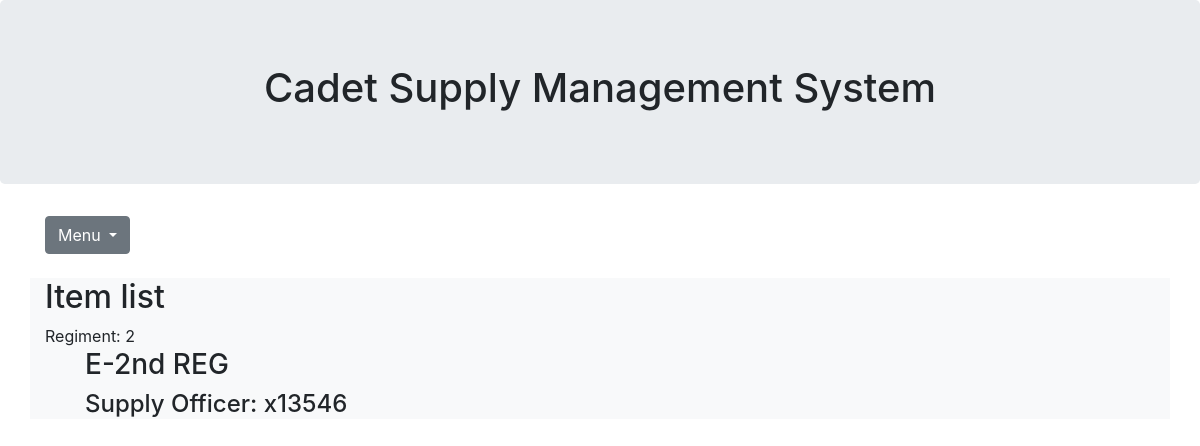
Page /supply/reg/1/ on the earlier database version.
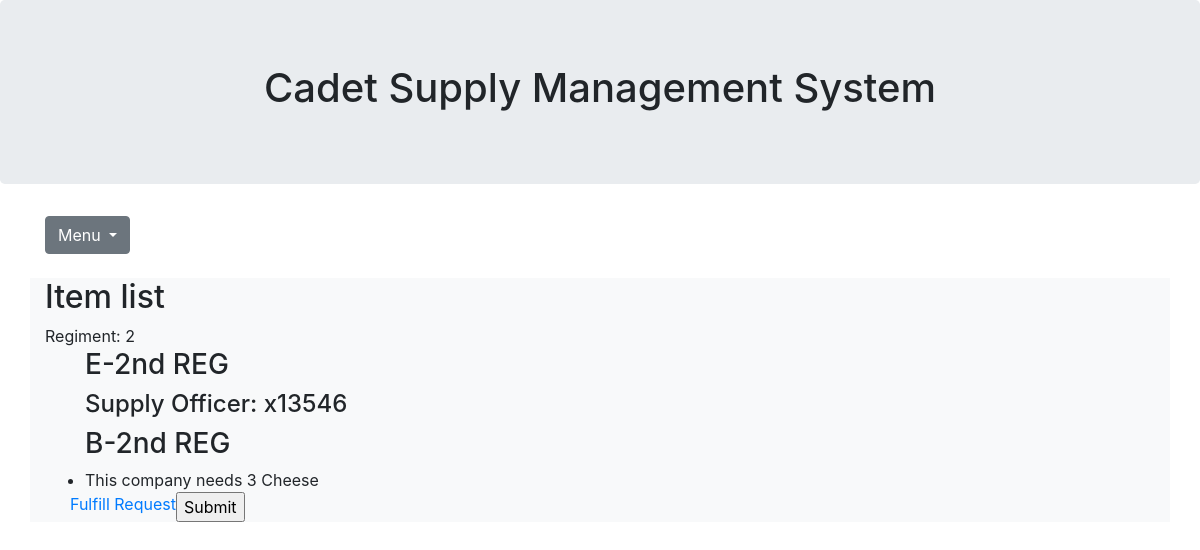
Same page on the later database version.
### cadettracker/models.py (models this page shows)
class Regiment(models.Model):
    RegNum = models.IntegerField()
    RegSupplyLocation = models.ForeignKey(Location, on_delete=models.CASCADE)
    def __str__(self):
        if self.RegNum == 1:
            return "1st REG"
        elif self.RegNum == 2:
            return "2nd REG"
        elif self.RegNum == 3:
            return "3rd REG"
        elif self.RegNum == 4:
            return "4th REG"

class Company(models.Model):
    CompanyName = models.CharField(max_length=2) #A, B, C, etc.
    regiment = models.ForeignKey(Regiment, on_delete=models.CASCADE) #1,2,3,4
    LocationID = models.ForeignKey(Location, on_delete=models.CASCADE) #Buffalos, Greeks.
    def __str__(self):
        return (str(self.CompanyName) + '-' + str(self.regiment))

class Personnel(models.Model):
    xNum = models.CharField(max_length=6)
    jobTitle = models.CharField(max_length=15)
    location = models.ForeignKey(Location, on_delete=models.CASCADE)
    phoneNum = models.CharField(max_length=10)
    company = models.ForeignKey(Company, on_delete=models.CASCADE)
    def __str__(self):
        return self.jobTitle + ": " + self.xNum

class CompanyNeedsSupply(models.Model):
    Item = models.ForeignKey(Supply, on_delete=models.CASCADE)
    NumRequested = models.IntegerField()
    CompanyLabel = models.ForeignKey(Company, on_delete=models.CASCADE)
    Location = models.ForeignKey(Location, on_delete=models.CASCADE)
    def __str__(self):
        return "This company needs " + str(self.NumRequested) + " " + str(self.Item)

class Supply(models.Model):
    item = models.CharField(max_length=50)
    def __str__(self):
        return (str(self.item))

### cadettracker/views.py (the view)
# urls.py: path('reg/<reg_id>/', views.reg, name='reg'),
def reg(request, reg_id):
    regi = Regiment.objects.get(pk=reg_id)
    template = loader.get_template('cadettracker/regiment.html')
    context = {
        'regi': regi
    }
    return HttpResponse(template.render(context,
                                        request,
                                        ))

### cadettracker/templates/cadettracker/regiment.html (shortened to what this page needs)
{% extends 'cadettracker/base_generic.html' %}
{% block company_content %}
<h2>Item list</h2>
Regiment: {{ regi.RegNum }}
{% if regi %}
<ul>
{% for co in regi.company_set.all %}
  <h3>{{ co }} </h3>
    {% if regi.reghaspersonnel_set %}
      {% for person in co.personnel_set.all %}
    <h4> {{ person }}</h4>
        {% endfor %}
    {% else %}
    <p> No personnel in database</p>
    {% endif %}
  {% for item in co.companyneedssupply_set.all %}
    <li>{{ item }}</li>
  <form method = 'post'>
    <div class = 'row'>
      <a class = "drowpdown-item" href="{% url 'cadettracker:fulFillRequest' item.id %}">Fulfill Request</a>
    <input type = 'submit' value = 'Submit' />
    </div>
</form>
  {% endfor %}
{% endfor %}
</ul>
{% else %}
<p>No suppliessssssss in database</p>
{% endif %}
{% endblock %}

### cadettracker/templates/cadettracker/base_generic.html (shortened to what this page needs)
{% load static %}
<!DOCTYPE HTML>
<html>
  <head>
    <link rel="stylesheet"
          href="https://stackpath.bootstrapcdn.com/bootstrap/4.4.1/css/bootstrap.min.css"
>
  </head>
  <body>
    <div class="jumbotron text-center">
      <h1>Cadet Supply Management System</h1>
    </div>
    <div class="container">
      <div class="dropdown">
        <button class="btn btn-secondary dropdown-toggle" type="button"
                id="dropdownMenuButton" data-toggle="dropdown"
                aria-haspopup="true" aria-expanded="false">
          Menu
        </button>
      </div>
    </div>
    <br/>
    <div class="container bg-light">
      {% block company_content %}
      {% endblock %}
    </div>
  </body>
</html>

Differences in the rows shown:
added Company: CompanyName+regiment "B-2nd REG"
added CompanyNeedsSupply: NumRequested+Item "This company needs 3 Cheese"
